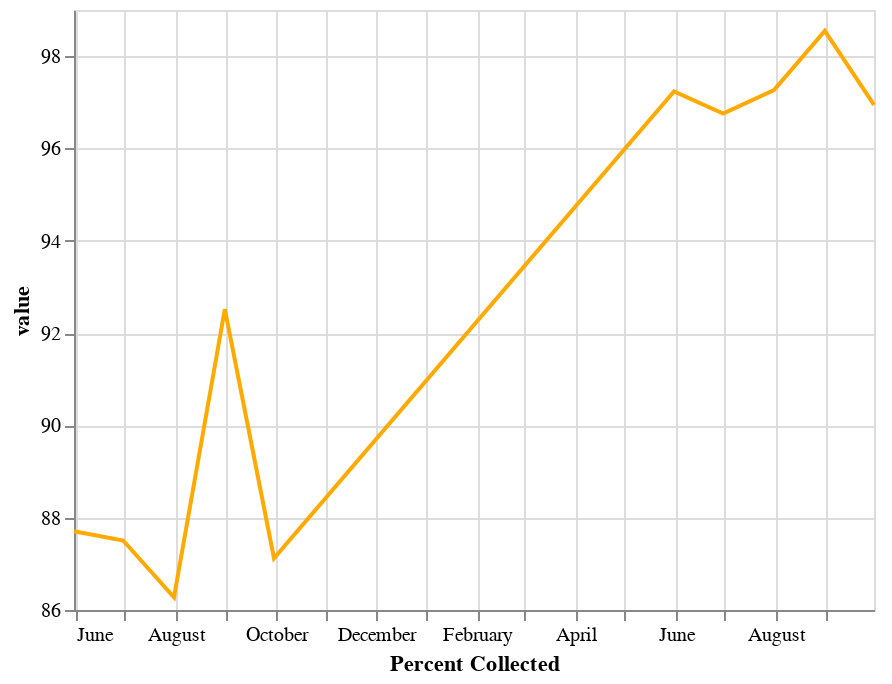

The notebook cell saved with this chart:
### Markdown cell above
NOTE I DROPPED THE CONFIDENCE BANDS FROM THIS CHART TO MAKE THE NOTEBOOK FILE SMALL ENOUGH TO LOAD ONTO GITHUB
CAN BRING THEM BACK EASILY IF NEEDED

### Code cell
line = line_chart = alt.Chart(monthly_percent_collected_chart).mark_line(color="#FFAA00").encode(
        alt.X('Percent Collected',
        scale=alt.Scale(zero=False)
    ),


    alt.Y("value", scale=alt.Scale(zero=False))
)

band = line_chart = alt.Chart(monthly_percent_collected_chart).mark_errorband(extent='ci').encode(
        alt.X('Percent Collected',
        scale=alt.Scale(zero=False)
    ),


    alt.Y("value", scale=alt.Scale(zero=False))
)

band + line

### Figure 1 — Vega-Lite specification as saved in the notebook (floating-point values rounded to 4 significant figures)
{"config": {"view": {"continuousWidth": 400, "continuousHeight": 300}}, "layer": [{"mark": {"type": "errorband", "extent": "ci"}, "encoding": {"x": {"type": "temporal", "field": "Percent Collected", "scale": {"zero": false}}, "y": {"type": "quantitative", "field": "value", "scale": {"zero": false}}}}, {"mark": {"type": "line", "color": "#FFAA00"}, "encoding": {"x": {"type": "temporal", "field": "Percent Collected", "scale": {"zero": false}}, "y": {"type": "quantitative", "field": "value", "scale": {"zero": false}}}}], "data": {"name": "data-3705d4ed3c6a9ebbdf7bb5fb1c48b16f"}, "$schema": "https://vega.github.io/schema/vega-lite/v4.0.2.json", "datasets": {"data-3705d4ed3c6a9ebbdf7bb5fb1c48b16f": [{"Percent Collected": "2019-05-31T00:00:00", "value": 87.71}, {"Percent Collected": "2019-06-30T00:00:00", "value": 87.51}, {"Percent Collected": "2019-07-31T00:00:00", "value": 86.27}, {"Percent Collected": "2019-08-31T00:00:00", "value": 92.52}, {"Percent Collected": "2019-09-30T00:00:00", "value": 87.12}, {"Percent Collected": "2020-05-31T00:00:00", "value": 97.24}, {"Percent Collected": "2020-06-30T00:00:00", "value": 96.76}, {"Percent Collected": "2020-07-31T00:00:00", "value": 97.27}, {"Percent Collected": "2020-08-31T00:00:00", "value": 98.55}, {"Percent Collected": "2020-09-30T00:00:00", "value": 96.94}]}}
